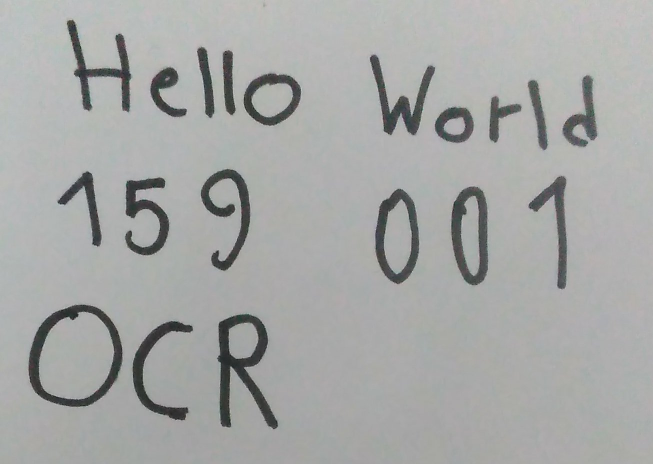
#> input picture OCR/images/experiment_1/sample.jpg, 1306 x 927 px (shown at 1/2 size)
$ python inference.py
#> lines starting #> are read from the running program, lines starting #| are printed output that depends on the picture
### OCR/inference/extractor.py
import os
import cv2
import string
import imutils
import numpy as np
from utils import Process
from tensorflow import lite
from imutils.contours import sort_contours


class Extract:
    def __init__(self, path: str):
#> called with path = 'OCR/images/experiment_1/sample.jpg'
        if not os.path.isfile(path):
            pass

        self.image = cv2.resize(cv2.imread(path), (640, 480))
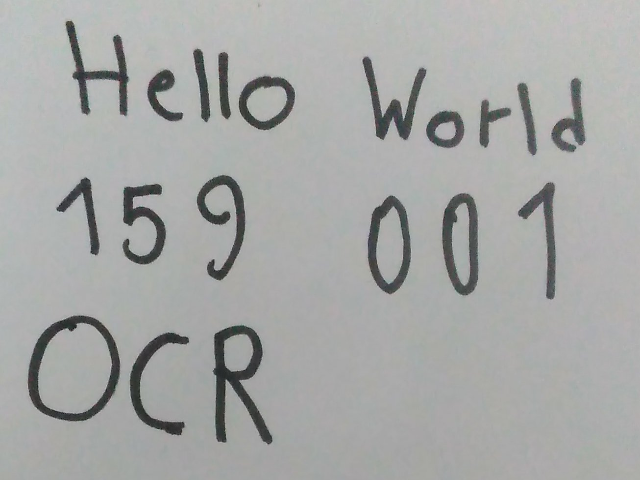
#> self.image: shape (480, 640, 3); mean B, G, R 166.1, 167.5, 166.1
        self.W, self.H = self.image.shape[:2][::-1]
#> self.W = 640; self.H = 480
        self.__prep = Process()
        self.__chars = list(
            string.digits + string.ascii_uppercase)
        self.paths = [os.path.sep.join(name) for name in [
            ["CHARS74K", "type_clf", "base.tflite"],
            ["CHARS74K", "digit_clf", "sub2.tflite"],
            ["CHARS74K", "case_clf", "case_clf.tflite"],
            ["CHARS74K", "letter_clf", "sub1.tflite"]
        ]]
        self.paths = [os.path.sep.join([os.getcwd().replace(
            "inference", "models"), path]) for path in self.paths]

        # Binary classifier between digits and letters
#> (the run stopped early here; a loop or call above may not have finished)
